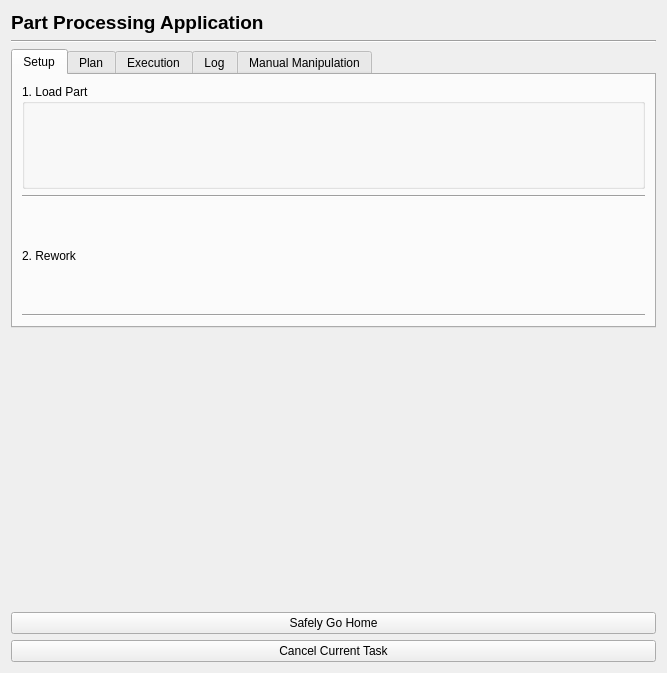
<?xml version="1.0" encoding="UTF-8"?>
<ui version="4.0">
 <class>CRSApplication</class>
 <widget class="QWidget" name="CRSApplication">
  <property name="geometry">
   <rect>
    <x>0</x>
    <y>0</y>
    <width>667</width>
    <height>673</height>
   </rect>
  </property>
  <property name="windowTitle">
   <string>Form</string>
  </property>
  <layout class="QVBoxLayout" name="verticalLayout">
   <item>
    <widget class="QLabel" name="label">
     <property name="text">
      <string>&lt;html&gt;&lt;head/&gt;&lt;body&gt;&lt;p&gt;&lt;span style=&quot; font-size:14pt; font-weight:600;&quot;&gt;Part Processing Application&lt;/span&gt;&lt;/p&gt;&lt;/body&gt;&lt;/html&gt;</string>
     </property>
    </widget>
   </item>
   <item>
    <widget class="Line" name="line">
     <property name="orientation">
      <enum>Qt::Horizontal</enum>
     </property>
    </widget>
   </item>
   <item>
    <widget class="QTabWidget" name="tab_widget">
     <property name="currentIndex">
      <number>0</number>
     </property>
     <widget class="QWidget" name="tab_setup">
      <attribute name="title">
       <string>Setup</string>
      </attribute>
      <layout class="QVBoxLayout" name="verticalLayout_6">
       <item>
        <widget class="QGroupBox" name="group_box_load">
         <property name="title">
          <string>1. Load Part</string>
         </property>
         <layout class="QVBoxLayout" name="verticalLayout_2">
          <item>
           <layout class="QVBoxLayout" name="vertical_layout_part_selector"/>
          </item>
         </layout>
        </widget>
       </item>
       <item>
        <widget class="Line" name="line_4">
         <property name="orientation">
          <enum>Qt::Horizontal</enum>
         </property>
        </widget>
       </item>
       <item>
        <layout class="QVBoxLayout" name="group_box_rework">
         <item>
          <widget class="QLabel" name="label_2">
           <property name="text">
            <string>2. Rework</string>
           </property>
          </widget>
         </item>
         <item>
          <layout class="QVBoxLayout" name="vertical_layout_area_selection"/>
         </item>
        </layout>
       </item>
       <item>
        <widget class="Line" name="line_2">
         <property name="orientation">
          <enum>Qt::Horizontal</enum>
         </property>
        </widget>
       </item>
       <item>
        <layout class="QVBoxLayout" name="vertical_layout_sm_interface"/>
       </item>
      </layout>
     </widget>
     <widget class="QWidget" name="tab_rework">
      <attribute name="title">
       <string>Plan</string>
      </attribute>
      <layout class="QVBoxLayout" name="verticalLayout_10">
       <item>
        <widget class="QGroupBox" name="group_box_select_job">
         <property name="title">
          <string>3. Select Job</string>
         </property>
         <layout class="QVBoxLayout" name="verticalLayout_3">
          <item>
           <layout class="QVBoxLayout" name="vertical_layout_job_selector"/>
          </item>
         </layout>
        </widget>
       </item>
       <item>
        <widget class="Line" name="line_3">
         <property name="orientation">
          <enum>Qt::Horizontal</enum>
         </property>
        </widget>
       </item>
       <item>
        <widget class="QGroupBox" name="group_box_plan">
         <property name="sizePolicy">
          <sizepolicy hsizetype="Preferred" vsizetype="Maximum">
           <horstretch>0</horstretch>
           <verstretch>0</verstretch>
          </sizepolicy>
         </property>
         <property name="title">
          <string>4. Plan Job</string>
         </property>
         <layout class="QVBoxLayout" name="verticalLayout_8">
          <item>
           <layout class="QVBoxLayout" name="vertical_layout_plan"/>
          </item>
          <item>
           <widget class="QPushButton" name="push_button_plan">
            <property name="text">
             <string>Plan</string>
            </property>
           </widget>
          </item>
         </layout>
        </widget>
       </item>
      </layout>
     </widget>
     <widget class="QWidget" name="tab_execution">
      <attribute name="title">
       <string>Execution</string>
      </attribute>
      <layout class="QVBoxLayout" name="verticalLayout_11">
       <item>
        <widget class="QGroupBox" name="group_box_execution">
         <property name="sizePolicy">
          <sizepolicy hsizetype="Preferred" vsizetype="Preferred">
           <horstretch>0</horstretch>
           <verstretch>0</verstretch>
          </sizepolicy>
         </property>
         <property name="title">
          <string>5. Execute Job</string>
         </property>
         <layout class="QVBoxLayout" name="verticalLayout_9">
          <item>
           <widget class="QPushButton" name="push_button_execute">
            <property name="text">
             <string>Execute</string>
            </property>
           </widget>
          </item>
          <item>
           <layout class="QVBoxLayout" name="vertical_layout_execution"/>
          </item>
          <item>
           <spacer name="verticalSpacer">
            <property name="orientation">
             <enum>Qt::Vertical</enum>
            </property>
            <property name="sizeHint" stdset="0">
             <size>
              <width>20</width>
              <height>40</height>
             </size>
            </property>
           </spacer>
          </item>
         </layout>
        </widget>
       </item>
      </layout>
     </widget>
     <widget class="QWidget" name="tab_log">
      <attribute name="title">
       <string>Log</string>
      </attribute>
      <layout class="QVBoxLayout" name="verticalLayout_4">
       <item>
        <widget class="QGroupBox" name="group_box_Log">
         <property name="title">
          <string>Recent History</string>
         </property>
         <layout class="QVBoxLayout" name="verticalLayout_13">
          <property name="leftMargin">
           <number>0</number>
          </property>
          <property name="topMargin">
           <number>0</number>
          </property>
          <property name="rightMargin">
           <number>0</number>
          </property>
          <property name="bottomMargin">
           <number>0</number>
          </property>
          <item>
           <layout class="QVBoxLayout" name="vertical_layout_log"/>
          </item>
         </layout>
        </widget>
       </item>
      </layout>
     </widget>
     <widget class="QWidget" name="tab_manipulation">
      <attribute name="title">
       <string>Manual Manipulation</string>
      </attribute>
      <layout class="QVBoxLayout" name="verticalLayout_7">
       <item>
        <widget class="QGroupBox" name="group_box_manipulation">
         <property name="title">
          <string>GroupBox</string>
         </property>
         <layout class="QVBoxLayout" name="verticalLayout_12">
          <item>
           <layout class="QVBoxLayout" name="vertical_layout_manipulation"/>
          </item>
          <item>
           <spacer name="verticalSpacer_3">
            <property name="orientation">
             <enum>Qt::Vertical</enum>
            </property>
            <property name="sizeHint" stdset="0">
             <size>
              <width>20</width>
              <height>40</height>
             </size>
            </property>
           </spacer>
          </item>
         </layout>
        </widget>
       </item>
      </layout>
     </widget>
    </widget>
   </item>
   <item>
    <spacer name="verticalSpacer_2">
     <property name="orientation">
      <enum>Qt::Vertical</enum>
     </property>
     <property name="sizeType">
      <enum>QSizePolicy::Expanding</enum>
     </property>
     <property name="sizeHint" stdset="0">
      <size>
       <width>20</width>
       <height>40</height>
      </size>
     </property>
    </spacer>
   </item>
   <item>
    <layout class="QVBoxLayout" name="vertical_layout_preview_approval"/>
   </item>
   <item>
    <widget class="QPushButton" name="push_button_safe_go_home">
     <property name="text">
      <string>Safely Go Home</string>
     </property>
    </widget>
   </item>
   <item>
    <widget class="QPushButton" name="push_button_cancel_current_task">
     <property name="text">
      <string>Cancel Current Task</string>
     </property>
    </widget>
   </item>
  </layout>
 </widget>
 <resources/>
 <connections/>
</ui>
